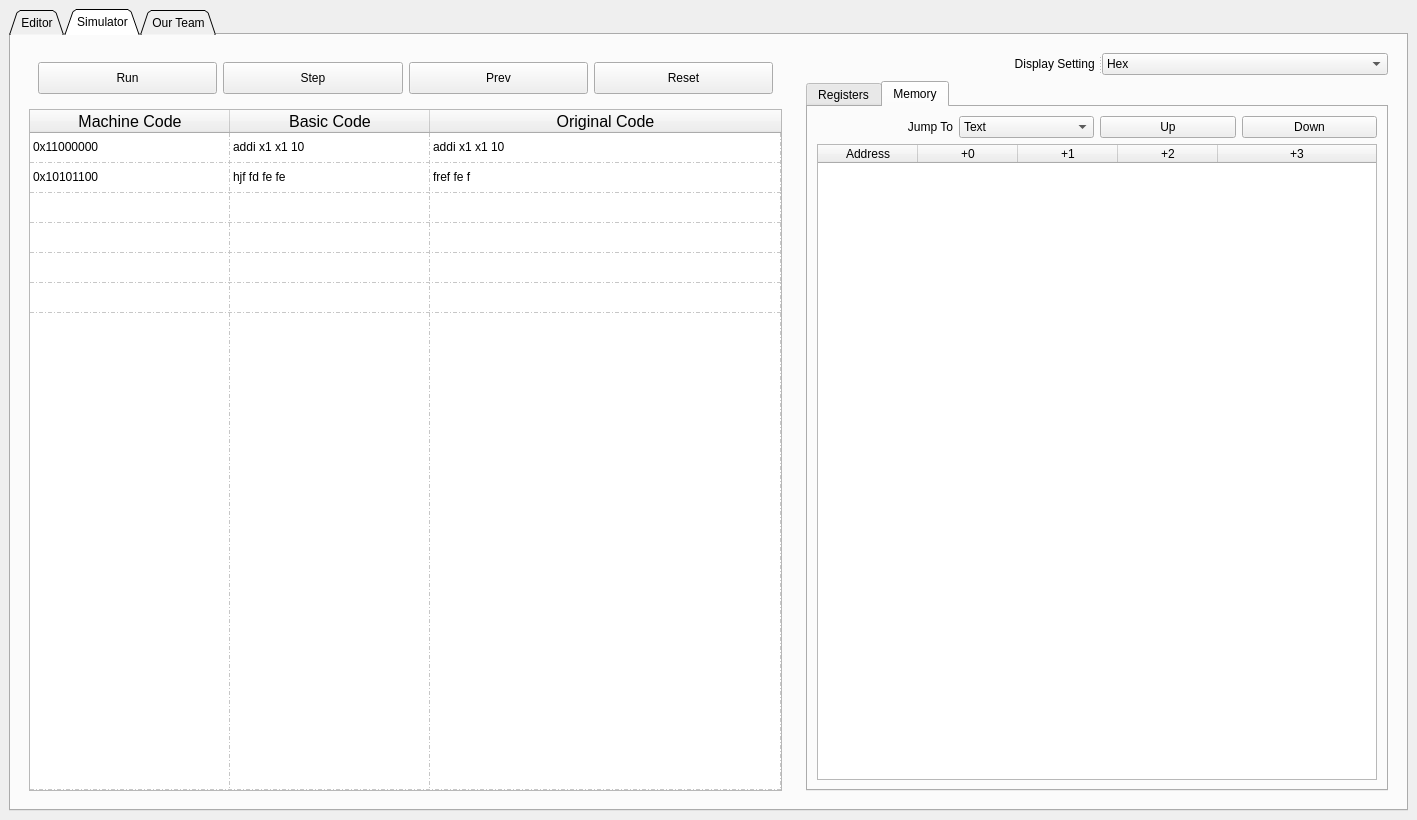
<?xml version="1.0" encoding="UTF-8"?>
<ui version="4.0">
 <class>MainWindow</class>
 <widget class="QMainWindow" name="MainWindow">
  <property name="geometry">
   <rect>
    <x>0</x>
    <y>0</y>
    <width>1417</width>
    <height>820</height>
   </rect>
  </property>
  <property name="sizePolicy">
   <sizepolicy hsizetype="Maximum" vsizetype="Maximum">
    <horstretch>0</horstretch>
    <verstretch>0</verstretch>
   </sizepolicy>
  </property>
  <property name="minimumSize">
   <size>
    <width>1200</width>
    <height>800</height>
   </size>
  </property>
  <property name="windowTitle">
   <string>MainWindow</string>
  </property>
  <property name="tabShape">
   <enum>QTabWidget::Rounded</enum>
  </property>
  <widget class="QWidget" name="centralwidget">
   <layout class="QGridLayout" name="gridLayout">
    <item row="0" column="0">
     <widget class="QTabWidget" name="tabWidget">
      <property name="tabShape">
       <enum>QTabWidget::Triangular</enum>
      </property>
      <property name="currentIndex">
       <number>1</number>
      </property>
      <widget class="QWidget" name="tab">
       <attribute name="title">
        <string>Editor</string>
       </attribute>
       <layout class="QVBoxLayout" name="verticalLayout">
        <item>
         <widget class="QPushButton" name="pushButton">
          <property name="maximumSize">
           <size>
            <width>200</width>
            <height>50</height>
           </size>
          </property>
          <property name="text">
           <string>Upload Code</string>
          </property>
         </widget>
        </item>
        <item>
         <widget class="CodeEditor" name="plainTextEdit"/>
        </item>
       </layout>
      </widget>
      <widget class="QWidget" name="tab_2">
       <attribute name="title">
        <string>Simulator</string>
       </attribute>
       <layout class="QHBoxLayout" name="horizontalLayout">
        <item>
         <widget class="QWidget" name="widget" native="true">
          <layout class="QVBoxLayout" name="verticalLayout_2">
           <item>
            <widget class="QWidget" name="horizontalWidget" native="true">
             <property name="sizePolicy">
              <sizepolicy hsizetype="Preferred" vsizetype="Preferred">
               <horstretch>0</horstretch>
               <verstretch>0</verstretch>
              </sizepolicy>
             </property>
             <property name="minimumSize">
              <size>
               <width>20</width>
               <height>50</height>
              </size>
             </property>
             <property name="maximumSize">
              <size>
               <width>16777215</width>
               <height>75</height>
              </size>
             </property>
             <layout class="QHBoxLayout" name="horizontalLayout_2">
              <item>
               <widget class="QPushButton" name="pushButton_5">
                <property name="sizePolicy">
                 <sizepolicy hsizetype="Preferred" vsizetype="Preferred">
                  <horstretch>0</horstretch>
                  <verstretch>0</verstretch>
                 </sizepolicy>
                </property>
                <property name="text">
                 <string>Run</string>
                </property>
               </widget>
              </item>
              <item>
               <widget class="QPushButton" name="pushButton_4">
                <property name="sizePolicy">
                 <sizepolicy hsizetype="Preferred" vsizetype="Preferred">
                  <horstretch>0</horstretch>
                  <verstretch>0</verstretch>
                 </sizepolicy>
                </property>
                <property name="text">
                 <string>Step</string>
                </property>
               </widget>
              </item>
              <item>
               <widget class="QPushButton" name="pushButton_3">
                <property name="sizePolicy">
                 <sizepolicy hsizetype="Preferred" vsizetype="Preferred">
                  <horstretch>0</horstretch>
                  <verstretch>0</verstretch>
                 </sizepolicy>
                </property>
                <property name="text">
                 <string>Prev</string>
                </property>
               </widget>
              </item>
              <item>
               <widget class="QPushButton" name="pushButton_2">
                <property name="sizePolicy">
                 <sizepolicy hsizetype="Preferred" vsizetype="Preferred">
                  <horstretch>0</horstretch>
                  <verstretch>0</verstretch>
                 </sizepolicy>
                </property>
                <property name="text">
                 <string>Reset</string>
                </property>
               </widget>
              </item>
             </layout>
            </widget>
           </item>
           <item>
            <layout class="QHBoxLayout" name="horizontalLayout_3">
             <item>
              <widget class="QTableWidget" name="tableWidget">
               <property name="gridStyle">
                <enum>Qt::DashDotLine</enum>
               </property>
               <attribute name="horizontalHeaderCascadingSectionResizes">
                <bool>true</bool>
               </attribute>
               <attribute name="horizontalHeaderDefaultSectionSize">
                <number>200</number>
               </attribute>
               <attribute name="horizontalHeaderMinimumSectionSize">
                <number>100</number>
               </attribute>
               <attribute name="horizontalHeaderShowSortIndicator" stdset="0">
                <bool>false</bool>
               </attribute>
               <attribute name="horizontalHeaderStretchLastSection">
                <bool>true</bool>
               </attribute>
               <attribute name="verticalHeaderVisible">
                <bool>false</bool>
               </attribute>
               <attribute name="verticalHeaderCascadingSectionResizes">
                <bool>true</bool>
               </attribute>
               <attribute name="verticalHeaderHighlightSections">
                <bool>true</bool>
               </attribute>
               <attribute name="verticalHeaderStretchLastSection">
                <bool>true</bool>
               </attribute>
               <row>
                <property name="text">
                 <string>New Row</string>
                </property>
               </row>
               <row>
                <property name="text">
                 <string>New Row</string>
                </property>
               </row>
               <row>
                <property name="text">
                 <string>New Row</string>
                </property>
               </row>
               <row>
                <property name="text">
                 <string>New Row</string>
                </property>
               </row>
               <row>
                <property name="text">
                 <string>New Row</string>
                </property>
               </row>
               <row>
                <property name="text">
                 <string>New Row</string>
                </property>
               </row>
               <row>
                <property name="text">
                 <string>New Row</string>
                </property>
               </row>
               <column>
                <property name="text">
                 <string>Machine Code</string>
                </property>
                <property name="font">
                 <font>
                  <pointsize>12</pointsize>
                 </font>
                </property>
                <property name="textAlignment">
                 <set>AlignCenter</set>
                </property>
               </column>
               <column>
                <property name="text">
                 <string>Basic Code</string>
                </property>
                <property name="font">
                 <font>
                  <pointsize>12</pointsize>
                  <weight>50</weight>
                  <bold>false</bold>
                 </font>
                </property>
                <property name="textAlignment">
                 <set>AlignCenter</set>
                </property>
               </column>
               <column>
                <property name="text">
                 <string>Original Code</string>
                </property>
                <property name="font">
                 <font>
                  <pointsize>12</pointsize>
                  <weight>50</weight>
                  <bold>false</bold>
                 </font>
                </property>
                <property name="textAlignment">
                 <set>AlignCenter</set>
                </property>
               </column>
               <item row="0" column="0">
                <property name="text">
                 <string>0x11000000</string>
                </property>
               </item>
               <item row="0" column="1">
                <property name="text">
                 <string>addi x1 x1 10</string>
                </property>
               </item>
               <item row="0" column="2">
                <property name="text">
                 <string>addi x1 x1 10</string>
                </property>
               </item>
               <item row="1" column="0">
                <property name="text">
                 <string>0x10101100</string>
                </property>
               </item>
               <item row="1" column="1">
                <property name="text">
                 <string>hjf fd fe fe </string>
                </property>
               </item>
               <item row="1" column="2">
                <property name="text">
                 <string>fref fe f</string>
                </property>
               </item>
              </widget>
             </item>
            </layout>
           </item>
          </layout>
         </widget>
        </item>
        <item>
         <widget class="QWidget" name="widget_2" native="true">
          <property name="sizePolicy">
           <sizepolicy hsizetype="Expanding" vsizetype="Preferred">
            <horstretch>0</horstretch>
            <verstretch>0</verstretch>
           </sizepolicy>
          </property>
          <property name="minimumSize">
           <size>
            <width>550</width>
            <height>0</height>
           </size>
          </property>
          <property name="maximumSize">
           <size>
            <width>600</width>
            <height>16777215</height>
           </size>
          </property>
          <layout class="QVBoxLayout" name="verticalLayout_3">
           <item>
            <widget class="QSplitter" name="splitter">
             <property name="orientation">
              <enum>Qt::Horizontal</enum>
             </property>
             <widget class="QLabel" name="label_2">
              <property name="text">
               <string>Display Setting </string>
              </property>
              <property name="alignment">
               <set>Qt::AlignRight|Qt::AlignTrailing|Qt::AlignVCenter</set>
              </property>
             </widget>
             <widget class="QComboBox" name="comboBox">
              <item>
               <property name="text">
                <string>Hex</string>
               </property>
              </item>
              <item>
               <property name="text">
                <string>Decimal</string>
               </property>
              </item>
              <item>
               <property name="text">
                <string>Unsigned</string>
               </property>
              </item>
              <item>
               <property name="text">
                <string>Ascii</string>
               </property>
              </item>
             </widget>
            </widget>
           </item>
           <item>
            <widget class="QTabWidget" name="tabWidget_2">
             <property name="tabShape">
              <enum>QTabWidget::Rounded</enum>
             </property>
             <property name="currentIndex">
              <number>1</number>
             </property>
             <widget class="QWidget" name="tab_4">
              <attribute name="title">
               <string>Registers</string>
              </attribute>
              <layout class="QGridLayout" name="gridLayout_2">
               <item row="0" column="0">
                <widget class="QTableWidget" name="tableWidget_2">
                 <property name="gridStyle">
                  <enum>Qt::DashLine</enum>
                 </property>
                 <attribute name="horizontalHeaderCascadingSectionResizes">
                  <bool>true</bool>
                 </attribute>
                 <attribute name="horizontalHeaderDefaultSectionSize">
                  <number>150</number>
                 </attribute>
                 <attribute name="horizontalHeaderMinimumSectionSize">
                  <number>80</number>
                 </attribute>
                 <attribute name="horizontalHeaderStretchLastSection">
                  <bool>true</bool>
                 </attribute>
                 <attribute name="verticalHeaderCascadingSectionResizes">
                  <bool>false</bool>
                 </attribute>
                 <attribute name="verticalHeaderDefaultSectionSize">
                  <number>37</number>
                 </attribute>
                 <attribute name="verticalHeaderStretchLastSection">
                  <bool>false</bool>
                 </attribute>
                 <row>
                  <property name="text">
                   <string>zero(x0)</string>
                  </property>
                 </row>
                 <row>
                  <property name="text">
                   <string>ra(x1)</string>
                  </property>
                 </row>
                 <row>
                  <property name="text">
                   <string>sp(x2)</string>
                  </property>
                 </row>
                 <row>
                  <property name="text">
                   <string>gp(x3)</string>
                  </property>
                 </row>
                 <row>
                  <property name="text">
                   <string>tp(x4)</string>
                  </property>
                 </row>
                 <row>
                  <property name="text">
                   <string>t0(x5)</string>
                  </property>
                 </row>
                 <row>
                  <property name="text">
                   <string>t1(x6)</string>
                  </property>
                 </row>
                 <row>
                  <property name="text">
                   <string>t2(x7)</string>
                  </property>
                 </row>
                 <row>
                  <property name="text">
                   <string>s0(x8)</string>
                  </property>
                 </row>
                 <row>
                  <property name="text">
                   <string>s1(x9)</string>
                  </property>
                 </row>
                 <row>
                  <property name="text">
                   <string>a0(x10)</string>
                  </property>
                 </row>
                 <row>
                  <property name="text">
                   <string>a1(x11)</string>
                  </property>
                 </row>
                 <row>
                  <property name="text">
                   <string>a2(x12)</string>
                  </property>
                 </row>
                 <row>
                  <property name="text">
                   <string>a3(x13)</string>
                  </property>
                 </row>
                 <row>
                  <property name="text">
                   <string>a4(x14)</string>
                  </property>
                 </row>
                 <row>
                  <property name="text">
                   <string>a5(x15)</string>
                  </property>
                 </row>
                 <row>
                  <property name="text">
                   <string>a6(x16)</string>
                  </property>
                 </row>
                 <row>
                  <property name="text">
                   <string>a7(x17)</string>
                  </property>
                 </row>
                 <row>
                  <property name="text">
                   <string>s2(x18)</string>
                  </property>
                 </row>
                 <row>
                  <property name="text">
                   <string>s3(x19)</string>
                  </property>
                 </row>
                 <row>
                  <property name="text">
                   <string>s4(x20)</string>
                  </property>
                 </row>
                 <row>
                  <property name="text">
                   <string>s5(x21)</string>
                  </property>
                 </row>
                 <row>
                  <property name="text">
                   <string>s6(x22)</string>
                  </property>
                 </row>
                 <row>
                  <property name="text">
                   <string>s7(x23)</string>
                  </property>
                 </row>
                 <row>
                  <property name="text">
                   <string>s8(x24)</string>
                  </property>
                 </row>
                 <row>
                  <property name="text">
                   <string>s9(x25)</string>
                  </property>
                 </row>
                 <row>
                  <property name="text">
                   <string>s10(x26)</string>
                  </property>
                 </row>
                 <row>
                  <property name="text">
                   <string>s11(x27)</string>
                  </property>
                 </row>
                 <row>
                  <property name="text">
                   <string>t3(x28)</string>
                  </property>
                 </row>
                 <row>
                  <property name="text">
                   <string>t4(x29)</string>
                  </property>
                 </row>
                 <row>
                  <property name="text">
                   <string>t5(x30)</string>
                  </property>
                 </row>
                 <row>
                  <property name="text">
                   <string>t6(x31)</string>
                  </property>
                 </row>
                 <column>
                  <property name="text">
                   <string>Values</string>
                  </property>
                 </column>
                 <item row="0" column="0">
                  <property name="text">
                   <string>0</string>
                  </property>
                 </item>
                 <item row="1" column="0">
                  <property name="text">
                   <string>12</string>
                  </property>
                 </item>
                </widget>
               </item>
              </layout>
             </widget>
             <widget class="QWidget" name="tab_5">
              <attribute name="title">
               <string>Memory</string>
              </attribute>
              <layout class="QVBoxLayout" name="verticalLayout_4">
               <item>
                <layout class="QHBoxLayout" name="horizontalLayout_4">
                 <item>
                  <widget class="QLabel" name="label">
                   <property name="text">
                    <string>Jump To</string>
                   </property>
                   <property name="alignment">
                    <set>Qt::AlignRight|Qt::AlignTrailing|Qt::AlignVCenter</set>
                   </property>
                  </widget>
                 </item>
                 <item>
                  <widget class="QComboBox" name="comboBox_2">
                   <item>
                    <property name="text">
                     <string>Text</string>
                    </property>
                   </item>
                   <item>
                    <property name="text">
                     <string>Data</string>
                    </property>
                   </item>
                   <item>
                    <property name="text">
                     <string>Heap</string>
                    </property>
                   </item>
                   <item>
                    <property name="text">
                     <string>Stack</string>
                    </property>
                   </item>
                  </widget>
                 </item>
                 <item>
                  <widget class="QPushButton" name="pushButton_6">
                   <property name="text">
                    <string>Up</string>
                   </property>
                  </widget>
                 </item>
                 <item>
                  <widget class="QPushButton" name="pushButton_7">
                   <property name="text">
                    <string>Down</string>
                   </property>
                  </widget>
                 </item>
                </layout>
               </item>
               <item>
                <widget class="QTableWidget" name="tableWidget_3">
                 <property name="alternatingRowColors">
                  <bool>true</bool>
                 </property>
                 <attribute name="horizontalHeaderCascadingSectionResizes">
                  <bool>true</bool>
                 </attribute>
                 <attribute name="horizontalHeaderDefaultSectionSize">
                  <number>100</number>
                 </attribute>
                 <attribute name="horizontalHeaderStretchLastSection">
                  <bool>true</bool>
                 </attribute>
                 <attribute name="verticalHeaderCascadingSectionResizes">
                  <bool>true</bool>
                 </attribute>
                 <column>
                  <property name="text">
                   <string>Address</string>
                  </property>
                 </column>
                 <column>
                  <property name="text">
                   <string>+0</string>
                  </property>
                 </column>
                 <column>
                  <property name="text">
                   <string>+1</string>
                  </property>
                 </column>
                 <column>
                  <property name="text">
                   <string>+2</string>
                  </property>
                 </column>
                 <column>
                  <property name="text">
                   <string>+3</string>
                  </property>
                 </column>
                </widget>
               </item>
              </layout>
             </widget>
            </widget>
           </item>
          </layout>
         </widget>
        </item>
       </layout>
      </widget>
      <widget class="QWidget" name="tab_3">
       <attribute name="title">
        <string>Our Team</string>
       </attribute>
      </widget>
     </widget>
    </item>
   </layout>
  </widget>
 </widget>
 <customwidgets>
  <customwidget>
   <class>CodeEditor</class>
   <extends>QPlainTextEdit</extends>
   <header location="global">codeeditor</header>
  </customwidget>
 </customwidgets>
 <resources/>
 <connections/>
</ui>
